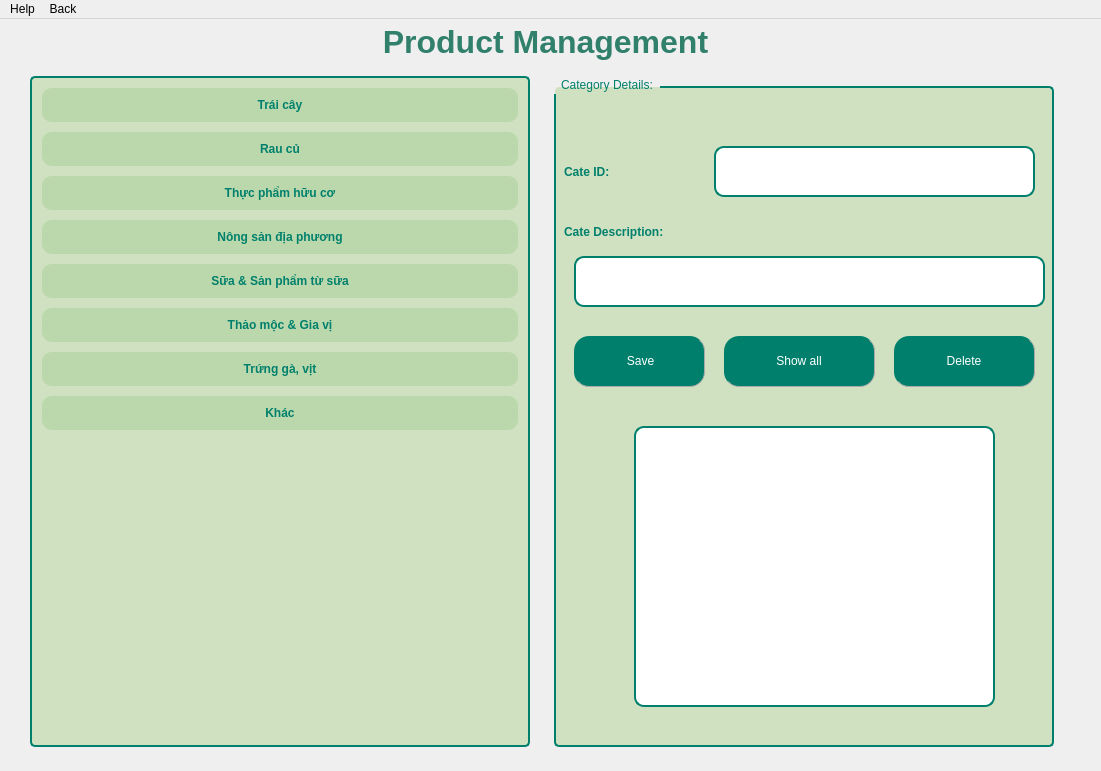
<?xml version="1.0" encoding="UTF-8"?>
<ui version="4.0">
 <class>MainWindow</class>
 <widget class="QMainWindow" name="MainWindow">
  <property name="geometry">
   <rect>
    <x>0</x>
    <y>0</y>
    <width>1101</width>
    <height>771</height>
   </rect>
  </property>
  <property name="maximumSize">
   <size>
    <width>16777207</width>
    <height>16777215</height>
   </size>
  </property>
  <property name="windowTitle">
   <string>Products</string>
  </property>
  <property name="styleSheet">
   <string notr="true">QMenuBar {
    background-color: #00806c;  /* Màu nền */
    color: White;  /* Màu chữ */
	font-weight: bold;
}

QMenuBar::item {
    background-color: transparent;
    padding: 5px 10px;
}

QMenuBar::item:selected { 
    background-color: #86ad6f;  /* Màu khi hover */
}
QTableWidget {
	border: 2px solid #2E8B57; /* Viền màu xanh lá đậm */
    gridline-color: black;     /* Màu đường kẻ ô */
    background-color: #d2e3c3; /* Màu nền */
 	gridline-color: #006400; /* Màu đường kẻ */
    font-size: 12pt;
    font-family: &quot;Times New Roman&quot;;
}
QHeaderView::section {
    background-color: #00806c; /* Màu nền tiêu đề bảng */
    color: White;
    font-weight: bold;
    border: 1px solid #006400;
}
QTableCornerButton::section {
    background-color: #00806c; /* Cùng màu với tiêu đề */
    border: 1px solid #006400;
}
background-image: url(&quot;nentron.png&quot;);
background-repeat: no-repeat;
background-position: center;
background-size: cover;
</string>
  </property>
  <widget class="QWidget" name="centralwidget">
   <widget class="QWidget" name="layoutWidget">
    <property name="geometry">
     <rect>
      <x>12</x>
      <y>57</y>
      <width>1061</width>
      <height>671</height>
     </rect>
    </property>
    <layout class="QHBoxLayout" name="horizontalLayout_4">
     <item>
      <widget class="QListWidget" name="listWidgetCategory">
       <property name="enabled">
        <bool>true</bool>
       </property>
       <property name="maximumSize">
        <size>
         <width>500</width>
         <height>700</height>
        </size>
       </property>
       <property name="styleSheet">
        <string notr="true">QListWidget::item:selected {
    background: #00806c;  /* Giữ màu nền xanh đậm */
    color: white;         /* Chữ trắng */
    font-weight: bold;
    border: none;         /* Bỏ viền trắng */
    outline: none;        /* Loại bỏ đường viền focus */
}

QListWidget {
    border: 2px solid #00806c;  /* Viền xanh đậm */
    border-radius: 5px;         /* Bo góc nhẹ */
    background: rgb(208, 225, 193); /* Nền tổng thể xanh nhạt */
    font: bold 14pt &quot;Tahoma&quot;;   /* Font chữ đậm */
    color: #00806c;             /* Chữ xanh đậm */
    padding: 5px;
}

QListWidget::item {
    padding: 10px;
    border-radius: 10px;           /* Bo tròn góc */
    background-color: rgb(186, 216, 171);  /* Xanh nhạt khác nền tổng thể */
    color: #00806c;                /* Chữ xanh đậm */
    margin: 5px;
    text-align: center;
}

QListWidget::item:hover {
    background: white;   /* Khi di chuột vào, nền trắng */
    color: #00806c;      /* Chữ vẫn xanh đậm */
}

QListWidget::item:selected {
    background: #00806c;  /* Màu xanh đậm khi chọn */
    color: white;         /* Chữ trắng để nổi bật */
    font-weight: bold;
    border: none; /* Bỏ viền khi chọn */
}

QListWidget::item:selected:active {
    background: #00806c; /* Giữ màu khi focus */
    color: white; 
    border: none;
    outline: none; /* Bỏ đường viền khi focus */
}
</string>
       </property>
       <property name="frameShape">
        <enum>QFrame::NoFrame</enum>
       </property>
       <property name="verticalScrollBarPolicy">
        <enum>Qt::ScrollBarAsNeeded</enum>
       </property>
       <property name="horizontalScrollBarPolicy">
        <enum>Qt::ScrollBarAsNeeded</enum>
       </property>
       <property name="flow">
        <enum>QListView::TopToBottom</enum>
       </property>
       <item>
        <property name="text">
         <string>Trái cây</string>
        </property>
        <property name="font">
         <font>
          <family>Tahoma</family>
          <weight>75</weight>
          <bold>true</bold>
         </font>
        </property>
        <property name="textAlignment">
         <set>AlignCenter</set>
        </property>
       </item>
       <item>
        <property name="text">
         <string>Rau củ</string>
        </property>
        <property name="font">
         <font>
          <family>Tahoma</family>
          <weight>75</weight>
          <bold>true</bold>
         </font>
        </property>
        <property name="textAlignment">
         <set>AlignCenter</set>
        </property>
       </item>
       <item>
        <property name="text">
         <string>Thực phẩm hữu cơ</string>
        </property>
        <property name="font">
         <font>
          <weight>75</weight>
          <italic>false</italic>
          <bold>true</bold>
          <underline>false</underline>
          <strikeout>false</strikeout>
         </font>
        </property>
        <property name="textAlignment">
         <set>AlignCenter</set>
        </property>
       </item>
       <item>
        <property name="text">
         <string>Nông sản địa phương</string>
        </property>
        <property name="font">
         <font>
          <weight>75</weight>
          <bold>true</bold>
         </font>
        </property>
        <property name="textAlignment">
         <set>AlignCenter</set>
        </property>
       </item>
       <item>
        <property name="text">
         <string>Sữa &amp; Sản phẩm từ sữa</string>
        </property>
        <property name="font">
         <font>
          <weight>75</weight>
          <bold>true</bold>
         </font>
        </property>
        <property name="textAlignment">
         <set>AlignCenter</set>
        </property>
       </item>
       <item>
        <property name="text">
         <string>Thảo mộc &amp; Gia vị</string>
        </property>
        <property name="font">
         <font>
          <weight>75</weight>
          <bold>true</bold>
         </font>
        </property>
        <property name="textAlignment">
         <set>AlignCenter</set>
        </property>
       </item>
       <item>
        <property name="text">
         <string>Trứng gà, vịt</string>
        </property>
        <property name="font">
         <font>
          <weight>75</weight>
          <bold>true</bold>
         </font>
        </property>
        <property name="textAlignment">
         <set>AlignCenter</set>
        </property>
       </item>
       <item>
        <property name="text">
         <string>Khác</string>
        </property>
        <property name="font">
         <font>
          <family>Tahoma</family>
          <weight>75</weight>
          <bold>true</bold>
         </font>
        </property>
        <property name="textAlignment">
         <set>AlignCenter</set>
        </property>
       </item>
      </widget>
     </item>
     <item>
      <widget class="QGroupBox" name="groupBox">
       <property name="maximumSize">
        <size>
         <width>500</width>
         <height>700</height>
        </size>
       </property>
       <property name="styleSheet">
        <string notr="true">QGroupBox {
    border: 2px solid #00806c; /* Viền xanh đậm */
    border-radius: 5px; /* Bo góc nhẹ */
    margin-top: 10px; /* Đẩy tiêu đề lên trên viền */
    font: bold 14pt &quot;Tahoma&quot;; /* Chữ in đậm */
    color: #00806c; /* Màu chữ xanh ngọc */
	background-color: rgb(208, 225, 193);
}

QGroupBox::title {
    subcontrol-origin: margin;
    subcontrol-position: top left; /* Tiêu đề nằm góc trái */
    padding: 2px 5px;
    border-radius: 3px;
}
QLabel {
	font: bold 12pt &quot;Tahoma&quot;;        /* Cỡ chữ */
    color: #00806c;             /* Màu chữ */
    font-weight: bold;      /* Chữ đậm */
}
QLineEdit {
    font-size: 16px;        /* Cỡ chữ */
}
QLineEdit {
    border: 2px solid #00806c; /* Viền xanh lá đậm */
    border-radius: 10px;       /* Bo tròn góc */
    padding: 5px;              /* Khoảng cách nội dung với viền */
    background-color: white;   /* Nền trắng */
}</string>
       </property>
       <property name="title">
        <string>Category Details:</string>
       </property>
       <property name="alignment">
        <set>Qt::AlignLeading|Qt::AlignLeft|Qt::AlignVCenter</set>
       </property>
       <widget class="QLineEdit" name="lineEditCateID">
        <property name="geometry">
         <rect>
          <x>160</x>
          <y>70</y>
          <width>321</width>
          <height>51</height>
         </rect>
        </property>
       </widget>
       <widget class="QPushButton" name="pushButtonSave">
        <property name="geometry">
         <rect>
          <x>20</x>
          <y>260</y>
          <width>131</width>
          <height>51</height>
         </rect>
        </property>
        <property name="styleSheet">
         <string notr="true">QPushButton{
        border-radius: 15px;
		border-right: 1px solid #aaaaaa;
		border-bottom: 1px solid #aaaaaa;
		font: bold 12pt &quot;Tahoma&quot;; /* Chữ in đậm */

}

QPushButton:enabled {
		background-color: #00806c;
		color: White;
}

QPushButton:pressed {
		background-color: #dfc456;
		color: #fffffe;
}


QPushButton:hover:!pressed {
		background-color: #86ad6f;
		color: #0c2f70;
}

QPushButton:disabled {
		background-color: #aaaaaa;
		color: #ffffff;
}
</string>
        </property>
        <property name="text">
         <string> Save</string>
        </property>
        <property name="icon">
         <iconset>
          <normaloff>../ima/save (2).png</normaloff>../ima/save (2).png</iconset>
        </property>
        <property name="iconSize">
         <size>
          <width>25</width>
          <height>25</height>
         </size>
        </property>
       </widget>
       <widget class="QPushButton" name="pushButtonDelete">
        <property name="geometry">
         <rect>
          <x>340</x>
          <y>260</y>
          <width>141</width>
          <height>51</height>
         </rect>
        </property>
        <property name="styleSheet">
         <string notr="true">QPushButton{
        border-radius: 15px;
		border-right: 1px solid #aaaaaa;
		border-bottom: 1px solid #aaaaaa;
		font: bold 12pt &quot;Tahoma&quot;; /* Chữ in đậm */

}

QPushButton:enabled {
		background-color: #00806c;
		color: White;
}

QPushButton:pressed {
		background-color: #dfc456;
		color: #fffffe;
}


QPushButton:hover:!pressed {
		background-color: #86ad6f;
		color: #0c2f70;
}

QPushButton:disabled {
		background-color: #aaaaaa;
		color: #ffffff;
}
</string>
        </property>
        <property name="text">
         <string>Delete</string>
        </property>
        <property name="icon">
         <iconset>
          <normaloff>../ima/de.png</normaloff>../ima/de.png</iconset>
        </property>
        <property name="iconSize">
         <size>
          <width>30</width>
          <height>30</height>
         </size>
        </property>
       </widget>
       <widget class="QPushButton" name="pushButtonShowall">
        <property name="geometry">
         <rect>
          <x>170</x>
          <y>260</y>
          <width>151</width>
          <height>51</height>
         </rect>
        </property>
        <property name="styleSheet">
         <string notr="true">QPushButton{
        border-radius: 15px;
		border-right: 1px solid #aaaaaa;
		border-bottom: 1px solid #aaaaaa;
		font: bold 12pt &quot;Tahoma&quot;; /* Chữ in đậm */

}

QPushButton:enabled {
		background-color: #00806c;
		color: White;
}

QPushButton:pressed {
		background-color: #dfc456;
		color: #fffffe;
}


QPushButton:hover:!pressed {
		background-color: #86ad6f;
		color: #0c2f70;
}

QPushButton:disabled {
		background-color: #aaaaaa;
		color: #ffffff;
}
</string>
        </property>
        <property name="text">
         <string>Show all</string>
        </property>
        <property name="icon">
         <iconset>
          <normaloff>../ima/all.png</normaloff>../ima/all.png</iconset>
        </property>
        <property name="iconSize">
         <size>
          <width>30</width>
          <height>30</height>
         </size>
        </property>
       </widget>
       <widget class="QLabel" name="labelDescrip">
        <property name="geometry">
         <rect>
          <x>80</x>
          <y>350</y>
          <width>361</width>
          <height>281</height>
         </rect>
        </property>
        <property name="styleSheet">
         <string notr="true">border: 2px solid #00806c; /* Viền xanh lá đậm */
border-radius: 10px;       /* Bo tròn góc */
padding: 5px;              /* Khoảng cách nội dung với viền */
background-color: white;   /* Nền trắng */</string>
        </property>
        <property name="text">
         <string/>
        </property>
        <property name="pixmap">
         <pixmap>../../../../Downloads/famer.jpg</pixmap>
        </property>
        <property name="scaledContents">
         <bool>true</bool>
        </property>
       </widget>
       <widget class="QLabel" name="label_7">
        <property name="geometry">
         <rect>
          <x>10</x>
          <y>80</y>
          <width>121</width>
          <height>31</height>
         </rect>
        </property>
        <property name="text">
         <string>Cate ID:</string>
        </property>
       </widget>
       <widget class="QLabel" name="label_8">
        <property name="geometry">
         <rect>
          <x>10</x>
          <y>140</y>
          <width>231</width>
          <height>31</height>
         </rect>
        </property>
        <property name="text">
         <string>Cate Description:</string>
        </property>
       </widget>
       <widget class="QLineEdit" name="lineEditCateName_2">
        <property name="geometry">
         <rect>
          <x>20</x>
          <y>180</y>
          <width>471</width>
          <height>51</height>
         </rect>
        </property>
        <property name="text">
         <string/>
        </property>
       </widget>
      </widget>
     </item>
    </layout>
   </widget>
   <widget class="QLabel" name="label">
    <property name="geometry">
     <rect>
      <x>10</x>
      <y>0</y>
      <width>1071</width>
      <height>48</height>
     </rect>
    </property>
    <property name="maximumSize">
     <size>
      <width>16777215</width>
      <height>50</height>
     </size>
    </property>
    <property name="styleSheet">
     <string notr="true">font: 22pt &quot;Tahoma&quot;;
color: rgb(26, 140, 118);
</string>
    </property>
    <property name="text">
     <string>&lt;html&gt;&lt;head/&gt;&lt;body&gt;&lt;p&gt;&lt;span style=&quot; font-size:24pt; font-weight:600; color:#30806c;&quot;&gt;Product Management&lt;/span&gt;&lt;/p&gt;&lt;/body&gt;&lt;/html&gt;</string>
    </property>
    <property name="alignment">
     <set>Qt::AlignCenter</set>
    </property>
   </widget>
   <widget class="QLabel" name="label_10">
    <property name="geometry">
     <rect>
      <x>0</x>
      <y>0</y>
      <width>1111</width>
      <height>751</height>
     </rect>
    </property>
    <property name="text">
     <string/>
    </property>
    <property name="pixmap">
     <pixmap>../ima/nen.png</pixmap>
    </property>
    <property name="scaledContents">
     <bool>true</bool>
    </property>
   </widget>
   <zorder>label_10</zorder>
   <zorder>layoutWidget</zorder>
   <zorder>label</zorder>
  </widget>
  <widget class="QMenuBar" name="menubar">
   <property name="geometry">
    <rect>
     <x>0</x>
     <y>0</y>
     <width>1101</width>
     <height>31</height>
    </rect>
   </property>
   <widget class="QMenu" name="menuHelp">
    <property name="title">
     <string>Help</string>
    </property>
    <addaction name="actionCurrentHelp"/>
   </widget>
   <widget class="QMenu" name="menuBack">
    <property name="title">
     <string>Back</string>
    </property>
   </widget>
   <addaction name="menuHelp"/>
   <addaction name="menuBack"/>
  </widget>
  <action name="actionExit">
   <property name="icon">
    <iconset>
     <normaloff>../../../../../../Khanh Tran/.designer/images/9104334_sign out_logout_exit_out_icon.png</normaloff>../../../../../../Khanh Tran/.designer/images/9104334_sign out_logout_exit_out_icon.png</iconset>
   </property>
   <property name="text">
    <string>Exit</string>
   </property>
   <property name="shortcut">
    <string>Esc</string>
   </property>
  </action>
  <action name="importTXT_file">
   <property name="icon">
    <iconset>
     <normaloff>../../../../../../Khanh Tran/.designer/images/bxs-file-txt-512.webp</normaloff>../../../../../../Khanh Tran/.designer/images/bxs-file-txt-512.webp</iconset>
   </property>
   <property name="text">
    <string>txt file</string>
   </property>
   <property name="shortcut">
    <string>Ctrl+T</string>
   </property>
  </action>
  <action name="importCSV_file">
   <property name="icon">
    <iconset>
     <normaloff>../../../../../../Khanh Tran/.designer/images/4344184.png</normaloff>../../../../../../Khanh Tran/.designer/images/4344184.png</iconset>
   </property>
   <property name="text">
    <string>csv file</string>
   </property>
   <property name="shortcut">
    <string>Ctrl+Y</string>
   </property>
  </action>
  <action name="importXML_file">
   <property name="text">
    <string>xml file</string>
   </property>
  </action>
  <action name="importJSON_file">
   <property name="icon">
    <iconset>
     <normaloff>../../../../../../Khanh Tran/.designer/images/3456434.png</normaloff>../../../../../../Khanh Tran/.designer/images/3456434.png</iconset>
   </property>
   <property name="text">
    <string>json file</string>
   </property>
  </action>
  <action name="importExcel_file">
   <property name="icon">
    <iconset>
     <normaloff>../../../../../../Khanh Tran/.designer/images/logo_brand_brands_logos_excel-512.webp</normaloff>../../../../../../Khanh Tran/.designer/images/logo_brand_brands_logos_excel-512.webp</iconset>
   </property>
   <property name="text">
    <string>excel file</string>
   </property>
   <property name="shortcut">
    <string>Ctrl+I</string>
   </property>
  </action>
  <action name="importPickle_file">
   <property name="text">
    <string>pickle file</string>
   </property>
  </action>
  <action name="exportTXT_file">
   <property name="icon">
    <iconset>
     <normaloff>../../../../../../Khanh Tran/.designer/images/bxs-file-txt-512.webp</normaloff>../../../../../../Khanh Tran/.designer/images/bxs-file-txt-512.webp</iconset>
   </property>
   <property name="text">
    <string>txt file</string>
   </property>
   <property name="shortcut">
    <string>Ctrl+R</string>
   </property>
  </action>
  <action name="exportCSV_file">
   <property name="icon">
    <iconset>
     <normaloff>../../../../../../Khanh Tran/.designer/images/4344184.png</normaloff>../../../../../../Khanh Tran/.designer/images/4344184.png</iconset>
   </property>
   <property name="text">
    <string>csv file</string>
   </property>
   <property name="shortcut">
    <string>Ctrl+G</string>
   </property>
  </action>
  <action name="exportXML_file">
   <property name="text">
    <string>xml file</string>
   </property>
  </action>
  <action name="exportJSON_file">
   <property name="icon">
    <iconset>
     <normaloff>../../../../../../Khanh Tran/.designer/images/3456434.png</normaloff>../../../../../../Khanh Tran/.designer/images/3456434.png</iconset>
   </property>
   <property name="text">
    <string>json file</string>
   </property>
  </action>
  <action name="exportPickle_file">
   <property name="text">
    <string>pickle file</string>
   </property>
  </action>
  <action name="exportExcel_file">
   <property name="icon">
    <iconset>
     <normaloff>../../../../../../Khanh Tran/.designer/images/logo_brand_brands_logos_excel-512.webp</normaloff>../../../../../../Khanh Tran/.designer/images/logo_brand_brands_logos_excel-512.webp</iconset>
   </property>
   <property name="text">
    <string>excel file</string>
   </property>
   <property name="shortcut">
    <string>Ctrl+E</string>
   </property>
  </action>
  <action name="actionHelp">
   <property name="icon">
    <iconset>
     <normaloff>../../../../../../Khanh Tran/.designer/images/9044348_help_icon.png</normaloff>../../../../../../Khanh Tran/.designer/images/9044348_help_icon.png</iconset>
   </property>
   <property name="text">
    <string>Help</string>
   </property>
   <property name="shortcut">
    <string>F1</string>
   </property>
  </action>
  <action name="actionFeedback">
   <property name="icon">
    <iconset>
     <normaloff>../../../../../../Khanh Tran/.designer/images/8207898_about_info_information_help_ui_icon.png</normaloff>../../../../../../Khanh Tran/.designer/images/8207898_about_info_information_help_ui_icon.png</iconset>
   </property>
   <property name="text">
    <string>Feedback</string>
   </property>
   <property name="shortcut">
    <string>Ctrl+F</string>
   </property>
  </action>
  <action name="importJson_file">
   <property name="text">
    <string>json file</string>
   </property>
  </action>
  <action name="exportJson_file">
   <property name="text">
    <string>json file</string>
   </property>
  </action>
  <action name="actionCurrentHelp">
   <property name="text">
    <string>Current Help</string>
   </property>
  </action>
 </widget>
 <resources/>
 <connections/>
</ui>
